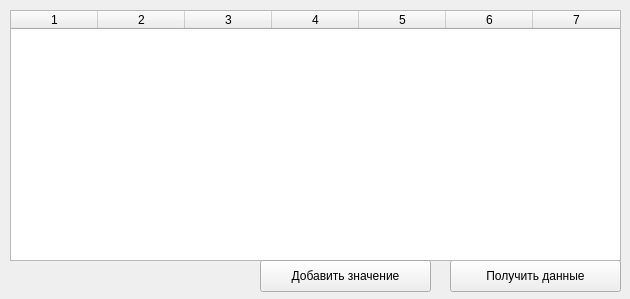
<?xml version="1.0" encoding="UTF-8"?>
<ui version="4.0">
 <class>Form</class>
 <widget class="QWidget" name="Form">
  <property name="geometry">
   <rect>
    <x>0</x>
    <y>0</y>
    <width>630</width>
    <height>299</height>
   </rect>
  </property>
  <property name="windowTitle">
   <string>Form</string>
  </property>
  <widget class="QPushButton" name="pushButton">
   <property name="geometry">
    <rect>
     <x>450</x>
     <y>260</y>
     <width>171</width>
     <height>32</height>
    </rect>
   </property>
   <property name="text">
    <string>Получить данные</string>
   </property>
  </widget>
  <widget class="QTableWidget" name="tableWidget">
   <property name="geometry">
    <rect>
     <x>10</x>
     <y>10</y>
     <width>611</width>
     <height>251</height>
    </rect>
   </property>
   <property name="columnCount">
    <number>7</number>
   </property>
   <attribute name="horizontalHeaderCascadingSectionResizes">
    <bool>false</bool>
   </attribute>
   <attribute name="horizontalHeaderDefaultSectionSize">
    <number>87</number>
   </attribute>
   <attribute name="horizontalHeaderHighlightSections">
    <bool>true</bool>
   </attribute>
   <attribute name="horizontalHeaderShowSortIndicator" stdset="0">
    <bool>false</bool>
   </attribute>
   <attribute name="horizontalHeaderStretchLastSection">
    <bool>false</bool>
   </attribute>
   <column/>
   <column/>
   <column/>
   <column/>
   <column/>
   <column/>
   <column/>
  </widget>
  <widget class="QPushButton" name="addButton">
   <property name="geometry">
    <rect>
     <x>260</x>
     <y>260</y>
     <width>171</width>
     <height>32</height>
    </rect>
   </property>
   <property name="text">
    <string>Добавить значение</string>
   </property>
  </widget>
 </widget>
 <resources/>
 <connections/>
</ui>
